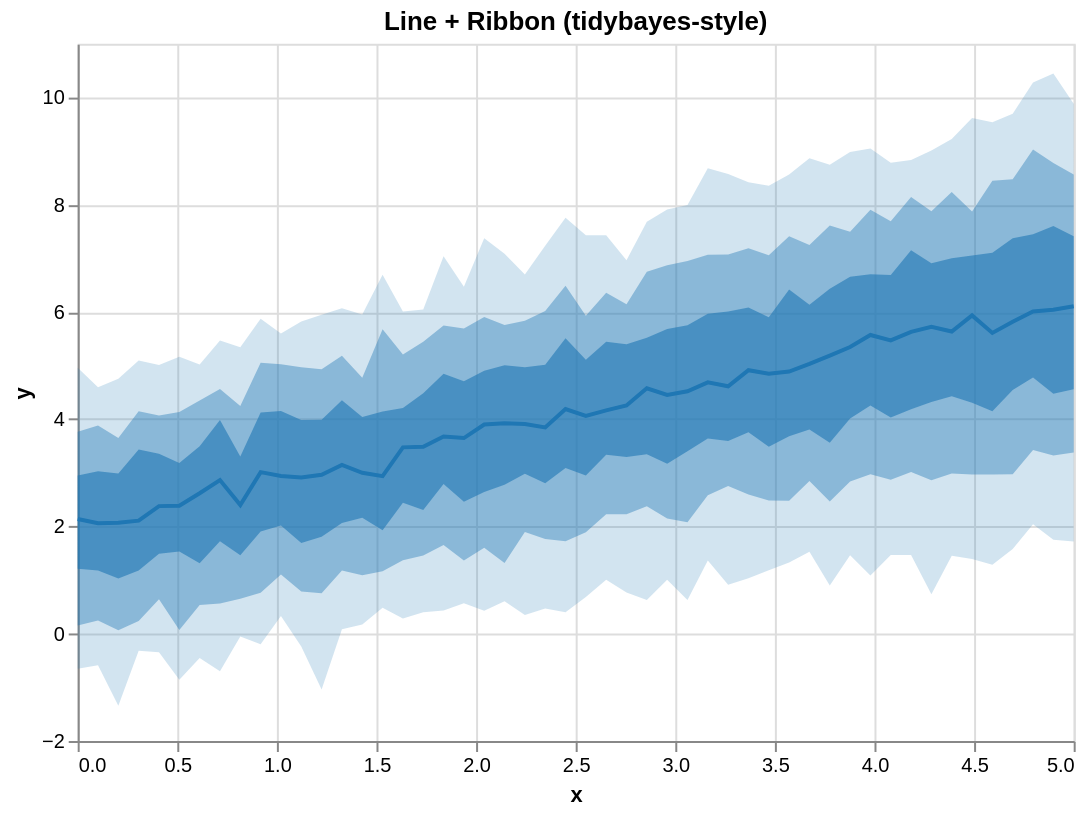

Vega-Lite specification stored for this chart:
### Vega-Lite specification from a JSON file in a GitHub repository (floating-point values rounded to 4 significant figures)
{"$schema": "https://vega.github.io/schema/vega-lite/v5.json", "height": 350, "layer": [{"encoding": {"x": {"field": "x", "type": "quantitative"}, "y2": {"field": "hi_0_95_"}, "y": {"field": "lo_0_95_", "title": "y", "type": "quantitative"}}, "mark": {"line": false, "fill": "#1f77b4", "type": "area", "opacity": 0.2}}, {"encoding": {"x": {"field": "x", "type": "quantitative"}, "y2": {"field": "hi_0_8_"}, "y": {"field": "lo_0_8_", "title": "y", "type": "quantitative"}}, "mark": {"line": false, "fill": "#1f77b4", "type": "area", "opacity": 0.4}}, {"encoding": {"x": {"field": "x", "type": "quantitative"}, "y2": {"field": "hi_0_5_"}, "y": {"field": "lo_0_5_", "title": "y", "type": "quantitative"}}, "mark": {"line": false, "fill": "#1f77b4", "type": "area", "opacity": 0.6}}, {"encoding": {"x": {"field": "x", "type": "quantitative"}, "y": {"field": "__median__", "type": "quantitative"}}, "mark": {"color": "#1f77b4", "strokeWidth": 2, "type": "line"}}], "data": {"values": [{"lo_0_8_": 0.1536, "lo_0_95_": -0.6524, "hi_0_8_": 3.767, "x": 0.0, "__median__": 2.139, "hi_0_5_": 2.953, "hi_0_95_": 4.961, "lo_0_5_": 1.214}, {"lo_0_8_": 0.2459, "lo_0_95_": -0.5873, "hi_0_8_": 3.885, "x": 0.102, "__median__": 2.059, "hi_0_5_": 3.028, "hi_0_95_": 4.598, "lo_0_5_": 1.177}, {"lo_0_8_": 0.06525, "lo_0_95_": -1.342, "hi_0_8_": 3.652, "x": 0.2041, "__median__": 2.07, "hi_0_5_": 2.988, "hi_0_95_": 4.755, "lo_0_5_": 1.031}, {"lo_0_8_": 0.2379, "lo_0_95_": -0.3145, "hi_0_8_": 4.15, "x": 0.3061, "__median__": 2.11, "hi_0_5_": 3.437, "hi_0_95_": 5.095, "lo_0_5_": 1.179}, {"lo_0_8_": 0.6426, "lo_0_95_": -0.3465, "hi_0_8_": 4.069, "x": 0.4082, "__median__": 2.38, "hi_0_5_": 3.357, "hi_0_95_": 5.013, "lo_0_5_": 1.492}, {"lo_0_8_": 0.06861, "lo_0_95_": -0.8562, "hi_0_8_": 4.133, "x": 0.5102, "__median__": 2.387, "hi_0_5_": 3.185, "hi_0_95_": 5.166, "lo_0_5_": 1.533}, {"lo_0_8_": 0.5362, "lo_0_95_": -0.4543, "hi_0_8_": 4.35, "x": 0.6122, "__median__": 2.62, "hi_0_5_": 3.496, "hi_0_95_": 5.02, "lo_0_5_": 1.317}, {"lo_0_8_": 0.5639, "lo_0_95_": -0.697, "hi_0_8_": 4.563, "x": 0.7143, "__median__": 2.866, "hi_0_5_": 3.984, "hi_0_95_": 5.47, "lo_0_5_": 1.726}, {"lo_0_8_": 0.6544, "lo_0_95_": -0.04999, "hi_0_8_": 4.245, "x": 0.8163, "__median__": 2.401, "hi_0_5_": 3.304, "hi_0_95_": 5.343, "lo_0_5_": 1.466}, {"lo_0_8_": 0.7629, "lo_0_95_": -0.1939, "hi_0_8_": 5.052, "x": 0.9184, "__median__": 3.014, "hi_0_5_": 4.128, "hi_0_95_": 5.873, "lo_0_5_": 1.909}, {"lo_0_8_": 1.106, "lo_0_95_": 0.3298, "hi_0_8_": 5.025, "x": 1.02, "__median__": 2.941, "hi_0_5_": 4.153, "hi_0_95_": 5.599, "lo_0_5_": 2.019}, {"lo_0_8_": 0.7897, "lo_0_95_": -0.2392, "hi_0_8_": 4.972, "x": 1.122, "__median__": 2.913, "hi_0_5_": 3.988, "hi_0_95_": 5.822, "lo_0_5_": 1.693}, {"lo_0_8_": 0.7559, "lo_0_95_": -1.039, "hi_0_8_": 4.932, "x": 1.224, "__median__": 2.963, "hi_0_5_": 3.993, "hi_0_95_": 5.946, "lo_0_5_": 1.808}, {"lo_0_8_": 1.18, "lo_0_95_": 0.08616, "hi_0_8_": 5.182, "x": 1.327, "__median__": 3.148, "hi_0_5_": 4.354, "hi_0_95_": 6.067, "lo_0_5_": 2.064}, {"lo_0_8_": 1.091, "lo_0_95_": 0.1713, "hi_0_8_": 4.774, "x": 1.429, "__median__": 3.001, "hi_0_5_": 4.04, "hi_0_95_": 5.955, "lo_0_5_": 2.163}, {"lo_0_8_": 1.164, "lo_0_95_": 0.4858, "hi_0_8_": 5.677, "x": 1.531, "__median__": 2.939, "hi_0_5_": 4.143, "hi_0_95_": 6.693, "lo_0_5_": 1.928}, {"lo_0_8_": 1.371, "lo_0_95_": 0.2838, "hi_0_8_": 5.209, "x": 1.633, "__median__": 3.476, "hi_0_5_": 4.21, "hi_0_95_": 6.009, "lo_0_5_": 2.441}, {"lo_0_8_": 1.462, "lo_0_95_": 0.4028, "hi_0_8_": 5.443, "x": 1.735, "__median__": 3.486, "hi_0_5_": 4.482, "hi_0_95_": 6.044, "lo_0_5_": 2.306}, {"lo_0_8_": 1.656, "lo_0_95_": 0.433, "hi_0_8_": 5.747, "x": 1.837, "__median__": 3.677, "hi_0_5_": 4.849, "hi_0_95_": 7.037, "lo_0_5_": 2.79}, {"lo_0_8_": 1.366, "lo_0_95_": 0.5708, "hi_0_8_": 5.692, "x": 1.939, "__median__": 3.649, "hi_0_5_": 4.708, "hi_0_95_": 6.468, "lo_0_5_": 2.461}, {"lo_0_8_": 1.602, "lo_0_95_": 0.4302, "hi_0_8_": 5.907, "x": 2.041, "__median__": 3.9, "hi_0_5_": 4.906, "hi_0_95_": 7.375, "lo_0_5_": 2.642}, {"lo_0_8_": 1.32, "lo_0_95_": 0.6058, "hi_0_8_": 5.759, "x": 2.143, "__median__": 3.924, "hi_0_5_": 5.007, "hi_0_95_": 7.084, "lo_0_5_": 2.777}, {"lo_0_8_": 1.9, "lo_0_95_": 0.3519, "hi_0_8_": 5.835, "x": 2.245, "__median__": 3.911, "hi_0_5_": 4.969, "hi_0_95_": 6.7, "lo_0_5_": 2.982}, {"lo_0_8_": 1.769, "lo_0_95_": 0.4727, "hi_0_8_": 6.019, "x": 2.347, "__median__": 3.848, "hi_0_5_": 5.015, "hi_0_95_": 7.234, "lo_0_5_": 2.806}, {"lo_0_8_": 1.725, "lo_0_95_": 0.4011, "hi_0_8_": 6.49, "x": 2.449, "__median__": 4.191, "hi_0_5_": 5.51, "hi_0_95_": 7.756, "lo_0_5_": 3.09}, {"lo_0_8_": 1.893, "lo_0_95_": 0.6869, "hi_0_8_": 5.928, "x": 2.551, "__median__": 4.064, "hi_0_5_": 5.108, "hi_0_95_": 7.429, "lo_0_5_": 2.95}, {"lo_0_8_": 2.227, "lo_0_95_": 1.008, "hi_0_8_": 6.359, "x": 2.653, "__median__": 4.166, "hi_0_5_": 5.446, "hi_0_95_": 7.431, "lo_0_5_": 3.34}, {"lo_0_8_": 2.226, "lo_0_95_": 0.7683, "hi_0_8_": 6.144, "x": 2.755, "__median__": 4.257, "hi_0_5_": 5.398, "hi_0_95_": 6.964, "lo_0_5_": 3.294}, {"lo_0_8_": 2.377, "lo_0_95_": 0.631, "hi_0_8_": 6.749, "x": 2.857, "__median__": 4.578, "hi_0_5_": 5.522, "hi_0_95_": 7.683, "lo_0_5_": 3.348}, {"lo_0_8_": 2.151, "lo_0_95_": 1.006, "hi_0_8_": 6.872, "x": 2.959, "__median__": 4.453, "hi_0_5_": 5.682, "hi_0_95_": 7.911, "lo_0_5_": 3.169}, {"lo_0_8_": 2.078, "lo_0_95_": 0.6313, "hi_0_8_": 6.95, "x": 3.061, "__median__": 4.522, "hi_0_5_": 5.752, "hi_0_95_": 7.995, "lo_0_5_": 3.405}, {"lo_0_8_": 2.583, "lo_0_95_": 1.364, "hi_0_8_": 7.069, "x": 3.163, "__median__": 4.687, "hi_0_5_": 5.965, "hi_0_95_": 8.682, "lo_0_5_": 3.639}, {"lo_0_8_": 2.755, "lo_0_95_": 0.9138, "hi_0_8_": 7.074, "x": 3.265, "__median__": 4.615, "hi_0_5_": 6.007, "hi_0_95_": 8.573, "lo_0_5_": 3.593}, {"lo_0_8_": 2.596, "lo_0_95_": 1.037, "hi_0_8_": 7.189, "x": 3.367, "__median__": 4.914, "hi_0_5_": 6.085, "hi_0_95_": 8.419, "lo_0_5_": 3.758}, {"lo_0_8_": 2.483, "lo_0_95_": 1.183, "hi_0_8_": 7.058, "x": 3.469, "__median__": 4.848, "hi_0_5_": 5.904, "hi_0_95_": 8.354, "lo_0_5_": 3.489}, {"lo_0_8_": 2.48, "lo_0_95_": 1.327, "hi_0_8_": 7.412, "x": 3.571, "__median__": 4.889, "hi_0_5_": 6.42, "hi_0_95_": 8.564, "lo_0_5_": 3.682}, {"lo_0_8_": 2.848, "lo_0_95_": 1.528, "hi_0_8_": 7.249, "x": 3.673, "__median__": 5.031, "hi_0_5_": 6.137, "hi_0_95_": 8.865, "lo_0_5_": 3.811}, {"lo_0_8_": 2.468, "lo_0_95_": 0.9001, "hi_0_8_": 7.614, "x": 3.776, "__median__": 5.186, "hi_0_5_": 6.431, "hi_0_95_": 8.748, "lo_0_5_": 3.564}, {"lo_0_8_": 2.839, "lo_0_95_": 1.464, "hi_0_8_": 7.497, "x": 3.878, "__median__": 5.347, "hi_0_5_": 6.658, "hi_0_95_": 8.984, "lo_0_5_": 4.013}, {"lo_0_8_": 2.976, "lo_0_95_": 1.087, "hi_0_8_": 7.908, "x": 3.98, "__median__": 5.571, "hi_0_5_": 6.704, "hi_0_95_": 9.049, "lo_0_5_": 4.258}, {"lo_0_8_": 2.871, "lo_0_95_": 1.47, "hi_0_8_": 7.694, "x": 4.082, "__median__": 5.469, "hi_0_5_": 6.692, "hi_0_95_": 8.781, "lo_0_5_": 4.032}, {"lo_0_8_": 3.018, "lo_0_95_": 1.467, "hi_0_8_": 8.144, "x": 4.184, "__median__": 5.628, "hi_0_5_": 7.15, "hi_0_95_": 8.833, "lo_0_5_": 4.188}, {"lo_0_8_": 2.862, "lo_0_95_": 0.7352, "hi_0_8_": 7.878, "x": 4.286, "__median__": 5.723, "hi_0_5_": 6.907, "hi_0_95_": 9.013, "lo_0_5_": 4.321}, {"lo_0_8_": 2.987, "lo_0_95_": 1.455, "hi_0_8_": 8.238, "x": 4.388, "__median__": 5.635, "hi_0_5_": 7.001, "hi_0_95_": 9.226, "lo_0_5_": 4.431}, {"lo_0_8_": 2.969, "lo_0_95_": 1.395, "hi_0_8_": 7.872, "x": 4.49, "__median__": 5.937, "hi_0_5_": 7.055, "hi_0_95_": 9.619, "lo_0_5_": 4.309}, {"lo_0_8_": 2.971, "lo_0_95_": 1.285, "hi_0_8_": 8.449, "x": 4.592, "__median__": 5.61, "hi_0_5_": 7.107, "hi_0_95_": 9.538, "lo_0_5_": 4.151}, {"lo_0_8_": 2.975, "lo_0_95_": 1.582, "hi_0_8_": 8.473, "x": 4.694, "__median__": 5.816, "hi_0_5_": 7.373, "hi_0_95_": 9.697, "lo_0_5_": 4.544}, {"lo_0_8_": 3.425, "lo_0_95_": 2.043, "hi_0_8_": 9.029, "x": 4.796, "__median__": 6.01, "hi_0_5_": 7.451, "hi_0_95_": 10.28, "lo_0_5_": 4.776}, {"lo_0_8_": 3.322, "lo_0_95_": 1.753, "hi_0_8_": 8.779, "x": 4.898, "__median__": 6.04, "hi_0_5_": 7.602, "hi_0_95_": 10.45, "lo_0_5_": 4.475}, {"lo_0_8_": 3.38, "lo_0_95_": 1.719, "hi_0_8_": 8.566, "x": 5.0, "__median__": 6.108, "hi_0_5_": 7.413, "hi_0_95_": 9.881, "lo_0_5_": 4.56}]}, "title": "Line + Ribbon (tidybayes-style)", "width": 500}
